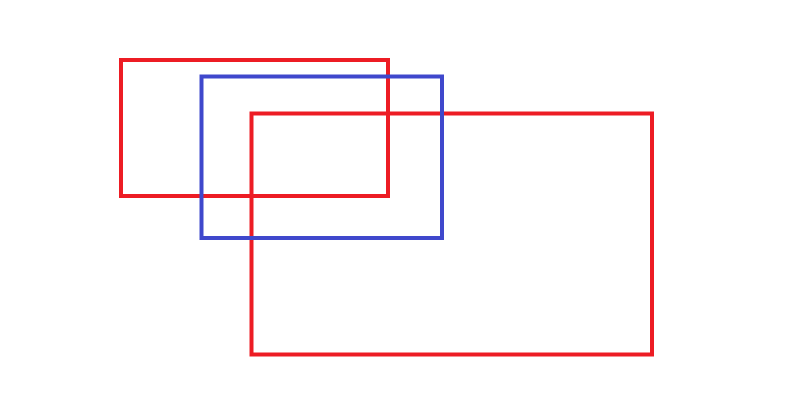
#> input picture images/alin.png, 1578 x 802 px, found by its file name (shown at 1/2 size); its folder holds only this picture in this run
$ python main.py ../../images/alin.png
#> lines starting #> are read from the running program, lines starting #| are printed output that depends on the picture; after the words box and inside, x2 and y2 are one past the last pixel; in counts of white or black regions, pixels touching at a corner belong together
### html_generator.py
def div_generator(divs):
    return "".join(f"""<div class="div{index}"></div>"""
                   for index, div in enumerate(divs))


def p_generator(paragraphs):
    return "".join(f"""<p class="p{index}"></p>"""
                   for index, p in enumerate(paragraphs))


def img_generator(images):
    return "".join(f"""<img class="img{index}" />"""
                   for index, img in enumerate(images))


def div_style_generator(divs):
    return "".join(
        f""".div{index} {{
    position: absolute;
    left: {div[0]}px;
    top: {div[1]}px;
    width: {div[2]}px;
    height: {div[3]}px;
    border: 3px solid blue;}}\n"""
        for index, div in enumerate(divs))


def p_style_generator(paragraphs):
    return "".join(
        f""".p{index} {{
    position: absolute;
    left: {p[0]}px;
    top: {p[1]}px;
    width: {p[2]}px;
    height: {p[3]}px;
    border: 3px solid green;}}\n"""
        for index, p in enumerate(paragraphs))


def img_style_generator(images):
    return "".join(
        f""".img{index} {{
    position: absolute;
    left: {img[0]}px;
    top: {img[1]}px;
    width: {img[2]}px;
    height: {img[3]}px;
    border: 3px solid red;}}\n"""
        for index, img in enumerate(images))


def generate_css_string(div_style, p_style, img_style):
    return f"""* {{
        margin: 0;
        padding: 0;
    }}

    {div_style}
    {p_style}
    {img_style}
    """


def generate_html_string(divs, paragraphs, images):
    div_tags = div_generator(divs)
    p_tags = p_generator(paragraphs)
    img_tags = img_generator(images)

    div_style = div_style_generator(divs)
    p_style = p_style_generator(paragraphs)
    img_style = img_style_generator(images)

    css = generate_css_string(div_style, p_style, img_style)

    return f"""<!DOCTYPE html>
    <html lang="en">
    <head>
        <meta charset="UTF-8">
        <meta http-equiv="X-UA-Compatible" content="IE=edge">
        <meta name="viewport" content="width=device-width, initial-scale=1.0">
        <title>Draw2HTML</title>
        <style>
            {css}
        </style>
    </head>
    <body>
        {div_tags}
        {p_tags}
        {img_tags}
    </body>
    </html>\n
    """

### backend/pythonScripts/main.py
import cv2
import numpy as np
import imutils
import os
import sys
from html_generator import *


img = cv2.imread('./images/' + sys.argv[1])
#> img is the input picture: shape (802, 1578, 3); mean B, G, R 248.8, 247.2, 252.6
hsv = cv2.cvtColor(img, cv2.COLOR_BGR2HSV)
#> hsv: shape (802, 1578, 3); mean H, S, V 5.9, 7.7, 254

# blue range
lower_blue = np.array([90, 60, 0])
upper_blue = np.array([121, 225, 255])

# green range
lower_green = np.array([36, 25, 25])
upper_green = np.array([70, 255, 255])

# red range
lower_red = np.array([170, 70, 50])
upper_red = np.array([180, 255, 255])

mask_blue = cv2.inRange(hsv, lower_blue, upper_blue)
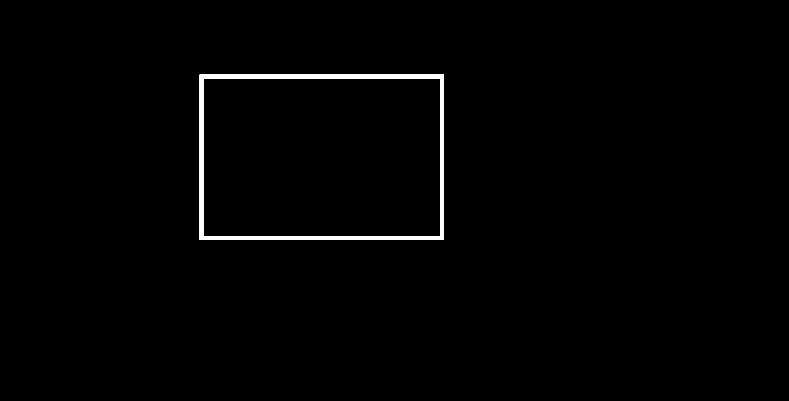
#> mask_blue: shape (802, 1578) (shown at 1/2 size); 1% white; 1 white region, box (x1, y1, x2, y2) and area: (399, 149, 888, 480) 12864
mask_green = cv2.inRange(hsv, lower_green, upper_green)
#> mask_green: shape (802, 1578); every value is 0
mask_red = cv2.inRange(hsv, lower_red, upper_red)
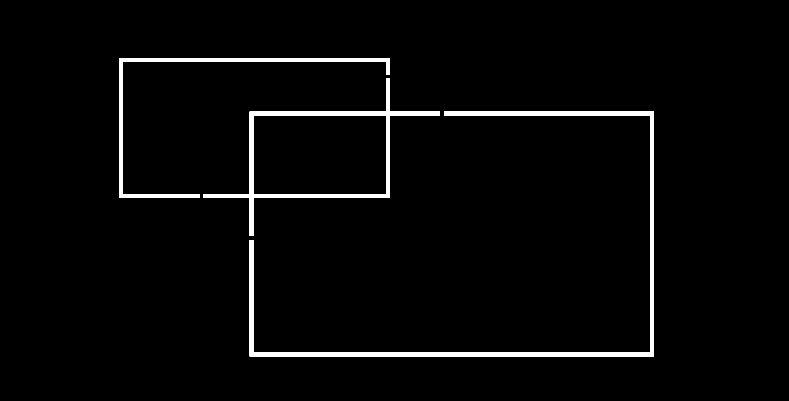
#> mask_red: shape (802, 1578) (shown at 1/2 size); 2.6% white; 3 white regions

blue_contours = cv2.findContours(
    mask_blue, cv2.RETR_EXTERNAL, cv2.CHAIN_APPROX_SIMPLE)
#> blue_contours = 1 contour; box (x1, y1, x2, y2) and area: (399, 149, 888, 480) 161040
blue_contours = imutils.grab_contours(blue_contours)
#> blue_contours = [[[399, 149], [399, 479], [887, 479], [887, 149]]]

green_contours = cv2.findContours(
    mask_green, cv2.RETR_EXTERNAL, cv2.CHAIN_APPROX_SIMPLE)
#> green_contours = 0 contours
green_contours = imutils.grab_contours(green_contours)
#> green_contours = []

red_contours = cv2.findContours(
    mask_red, cv2.RETR_EXTERNAL, cv2.CHAIN_APPROX_SIMPLE)
#> red_contours = 3 contours; box (x1, y1, x2, y2) and area: (407, 157, 880, 472) 50501, (499, 223, 1308, 713) 13490, (238, 116, 780, 396) 6938
red_contours = imutils.grab_contours(red_contours)

# empty arrays
divs = []
paragraphs = []
images = []

for cb in blue_contours:
    x, y, w, h = cv2.boundingRect(cb)
    div = [x, y, w, h]
    divs.append(div)
    cv2.rectangle(img, (x, y), (x+w, y+h), (225, 255, 0), 2)
#> this loop made 1 pass
#> (cb, x, y, w, h) on pass 1: ([[399, 149], [399, 479], [887, 479], [887, 149]], 399, 149, 489, 331)
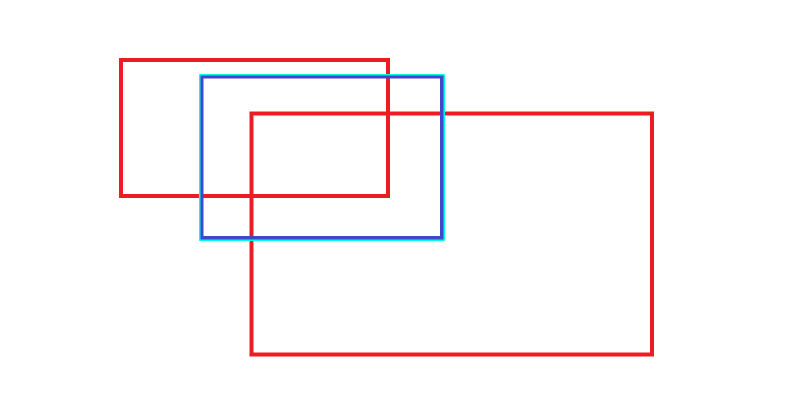
#> img: shape (802, 1578, 3) (shown at 1/2 size); 0.39% of pixels changed, all inside (x1, y1, x2, y2) = (398, 148, 890, 482)
#> after the loop, divs = [[399, 149, 489, 331]]
    # print('div: ', div)

for cg in green_contours:
    x, y, w, h = cv2.boundingRect(cg)
    paragraph = [x, y, w, h]
    paragraphs.append(paragraph)
    cv2.rectangle(img, (x, y), (x+w, y+h), (225, 225, 0), 2)
#> this loop made 0 passes
#> after the loop, paragraphs = []
    # print('paragraph: ', paragraph)

for cr in red_contours:
    x, y, w, h = cv2.boundingRect(cr)
    image = [x, y, w, h]
    images.append(image)
    cv2.rectangle(img, (x, y), (x+w, y+h), (225, 225, 0), 2)
#> this loop made 3 passes
#> (x, y, w, h) on passes 1 to 3: (499, 223, 809, 490), (407, 157, 473, 315), (238, 116, 542, 280)
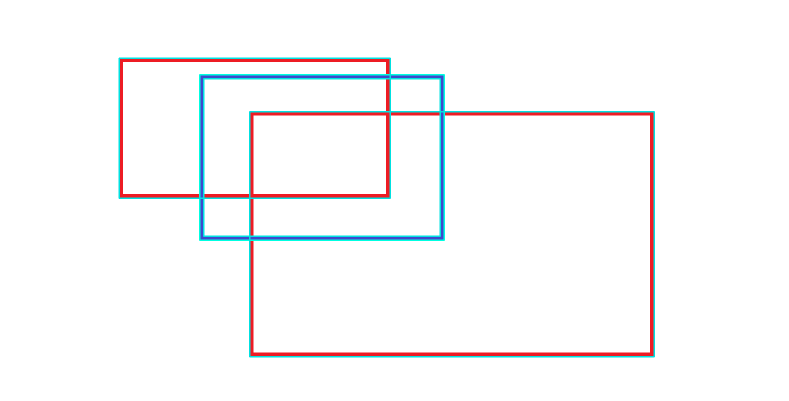
#> img: shape (802, 1578, 3) (shown at 1/2 size); 1.37% of pixels changed, all inside (x1, y1, x2, y2) = (237, 115, 1310, 715)
#> after the loop, images = [[499, 223, 809, 490], [407, 157, 473, 315], [238, 116, 542, 280]]
    # print('image: ', image)


# convert arrays into np.arrays
divs = np.array(divs)
paragraphs = np.array(paragraphs)
#> paragraphs = empty array
images = np.array(images)

# [8 lines of commented-out code are left out]


html_string = generate_html_string(divs, paragraphs, images)
#> in generate_html_string, `div_tags = div_generator(divs)`: div_tags = '<div class="div0"></div>'
#> in generate_html_string, `p_tags = p_generator(paragraphs)`: p_tags = ''

# print(html_string)

save_path = './htmlGen'
file_name = 'index.html'
complete_name = os.path.join(save_path, file_name)

with open(complete_name, "w") as html_file:
    html_file.write(html_string)

# cv2.imshow("test", img)
# cv2.waitKey(0)

$ run again, on images/test.jpg
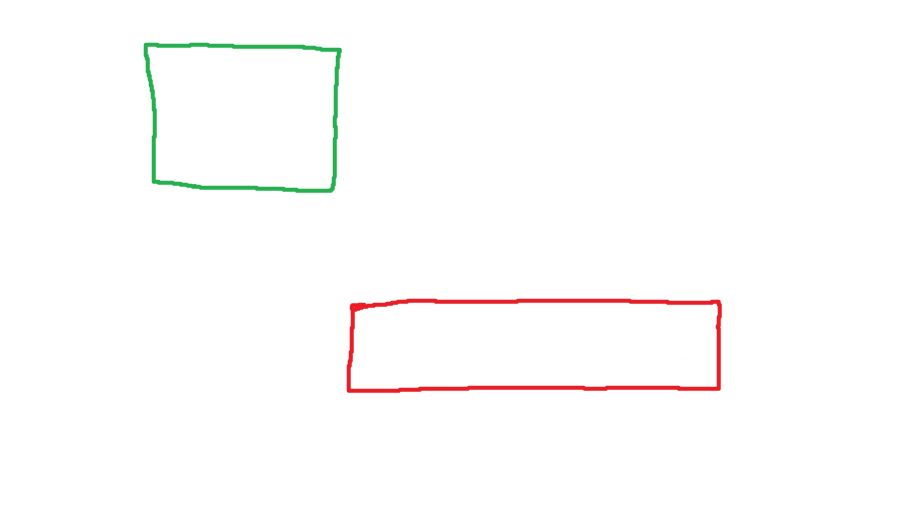
#> input picture images/test.jpg, 1842 x 1044 px, found by its file name (shown at 1/2 size)
#> img is the input picture: shape (1044, 1842, 3); mean B, G, R 252.3, 252.8, 253.6
#> hsv: shape (1044, 1842, 3); mean H, S, V 3.6, 2.8, 254.3
#> mask_blue: shape (1044, 1842); every value is 0
#> `mask_green = cv2.inRange(hsv, lower_green, upper_green)`:
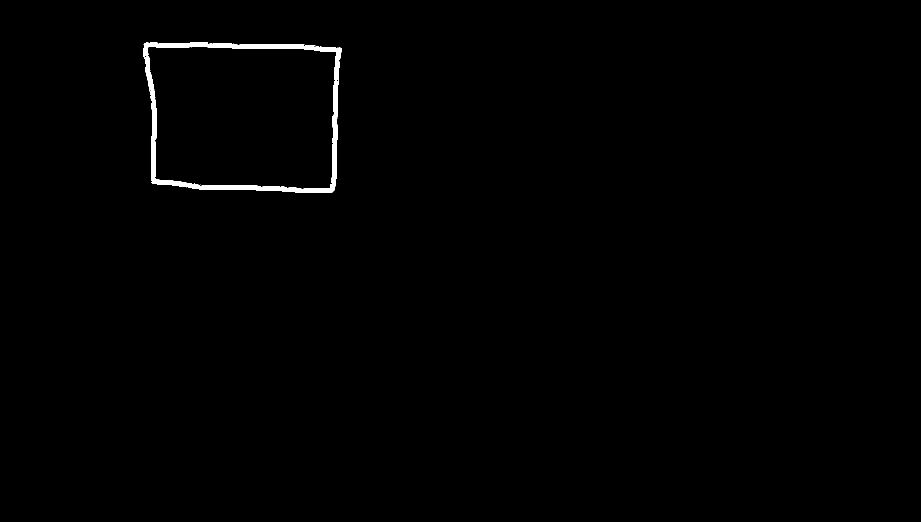
#> mask_green: shape (1044, 1842) (shown at 1/2 size); 0.61% white; 2 white regions (1 under 20 px), largest, box (x1, y1, x2, y2) and area: (287, 85, 684, 386) 11756
#> mask_red: shape (1044, 1842); 0.84% white; 1 white region
#> `blue_contours = cv2.findContours( mask_blue, cv2.RETR_EXTERNAL, cv2.CH..`: blue_contours = 0 contours
#> `blue_contours = imutils.grab_contours(blue_contours)`: blue_contours = []
#> green_contours = 1 contour; box (x1, y1, x2, y2) and area: (287, 85, 684, 386) 108907
#> red_contours = 1 contour; box (x1, y1, x2, y2) and area: (693, 597, 1444, 786) 134837
#> after the loop `for cb in blue_contours:`: divs = []
#> the loop `for cg in green_contours:` made 1 pass
#> (x, y, w, h) on pass 1: (287, 85, 397, 301)
#> after the loop `for cg in green_contours:`: paragraphs = [[287, 85, 397, 301]]
#> the loop `for cr in red_contours:` made 1 pass
#> (x, y, w, h) on pass 1: (693, 597, 751, 189)
#> after the loop `for cr in red_contours:`:
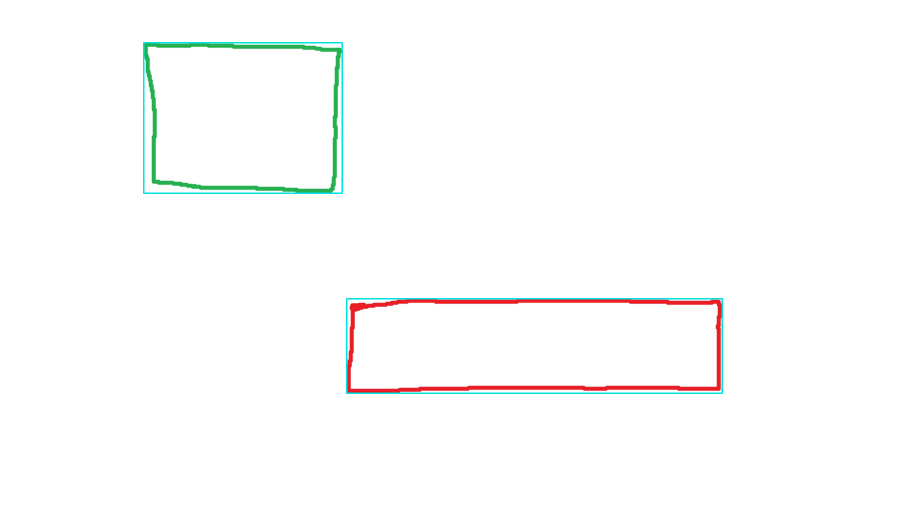
#> img: shape (1044, 1842, 3) (shown at 1/2 size); mean B, G, R 252.2, 252.7, 252.3
#> after the loop `for cr in red_contours:`: images = [[693, 597, 751, 189]]
#> `divs = np.array(divs)`: divs = empty array
#> div_tags = ''
#> p_tags = '<p class="p0"></p>'
#> img_tags = '<img class="img0" />'
#> div_style = ''

$ run again, on images/test2.jpg
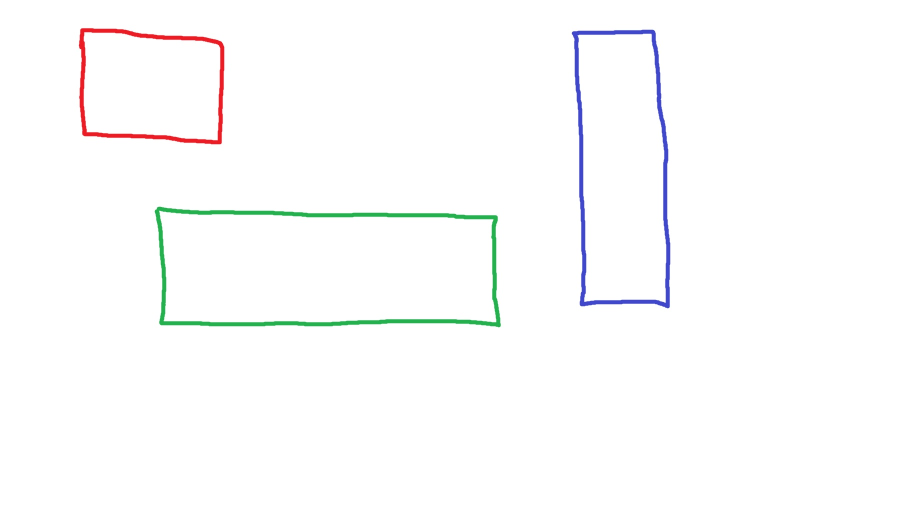
#> input picture images/test2.jpg, 1842 x 1044 px, found by its file name (shown at 1/2 size)
#> img is the input picture: shape (1044, 1842, 3); mean B, G, R 252.4, 252.3, 252.1
#> hsv: shape (1044, 1842, 3); mean H, S, V 4.6, 3.5, 253.9
#> `mask_blue = cv2.inRange(hsv, lower_blue, upper_blue)`:
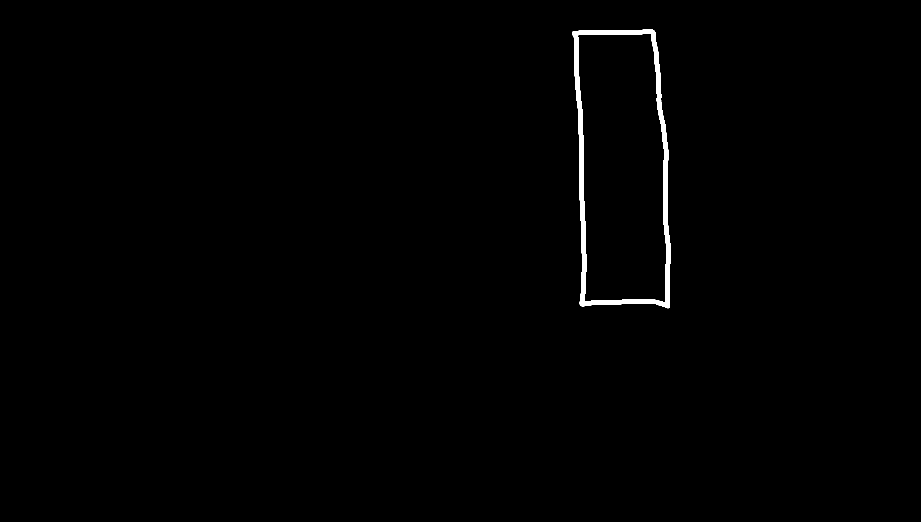
#> mask_blue: shape (1044, 1842) (shown at 1/2 size); 0.67% white; 1 white region, box (x1, y1, x2, y2) and area: (1144, 59, 1341, 617) 12801
#> mask_green: shape (1044, 1842); 0.84% white; 1 white region, box (x1, y1, x2, y2) and area: (309, 413, 1002, 655) 16203
#> mask_red: shape (1044, 1842); 0.43% white; 1 white region
#> blue_contours = 1 contour; box (x1, y1, x2, y2) and area: (1144, 59, 1341, 617) 94964
#> green_contours = 1 contour; box (x1, y1, x2, y2) and area: (309, 413, 1002, 655) 152052
#> red_contours = 1 contour; box (x1, y1, x2, y2) and area: (158, 56, 449, 289) 60398
#> the loop `for cb in blue_contours:` made 1 pass
#> (x, y, w, h) on pass 1: (1144, 59, 197, 558)
#> after the loop `for cb in blue_contours:`: divs = [[1144, 59, 197, 558]]
#> the loop `for cg in green_contours:` made 1 pass
#> (x, y, w, h) on pass 1: (309, 413, 693, 242)
#> after the loop `for cg in green_contours:`: paragraphs = [[309, 413, 693, 242]]
#> the loop `for cr in red_contours:` made 1 pass
#> (x, y, w, h) on pass 1: (158, 56, 291, 233)
#> after the loop `for cr in red_contours:`:
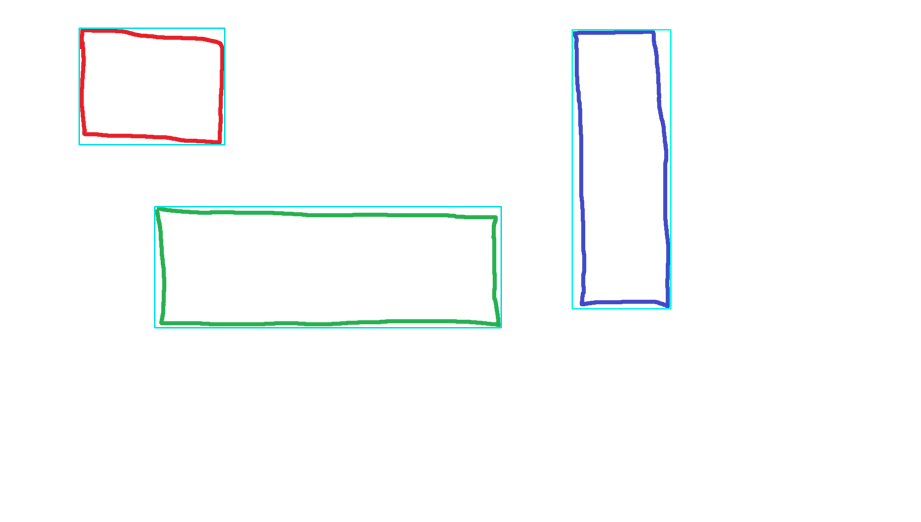
#> img: shape (1044, 1842, 3) (shown at 1/2 size); mean B, G, R 252.2, 252.2, 250.3
#> after the loop `for cr in red_contours:`: images = [[158, 56, 291, 233]]
#> div_tags = '<div class="div0"></div>'
#> p_tags = '<p class="p0"></p>'
#> img_tags = '<img class="img0" />'

$ run again, on images/test3.jpg
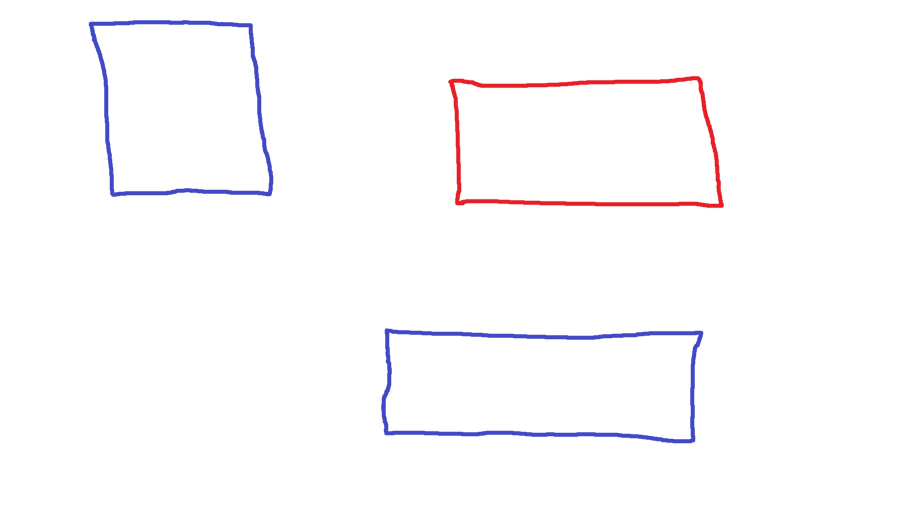
#> input picture images/test3.jpg, 1842 x 1044 px, found by its file name (shown at 1/2 size)
#> img is the input picture: shape (1044, 1842, 3); mean B, G, R 252.8, 251.2, 252.4
#> hsv: shape (1044, 1842, 3); mean H, S, V 5.6, 3.6, 254.1
#> `mask_blue = cv2.inRange(hsv, lower_blue, upper_blue)`:
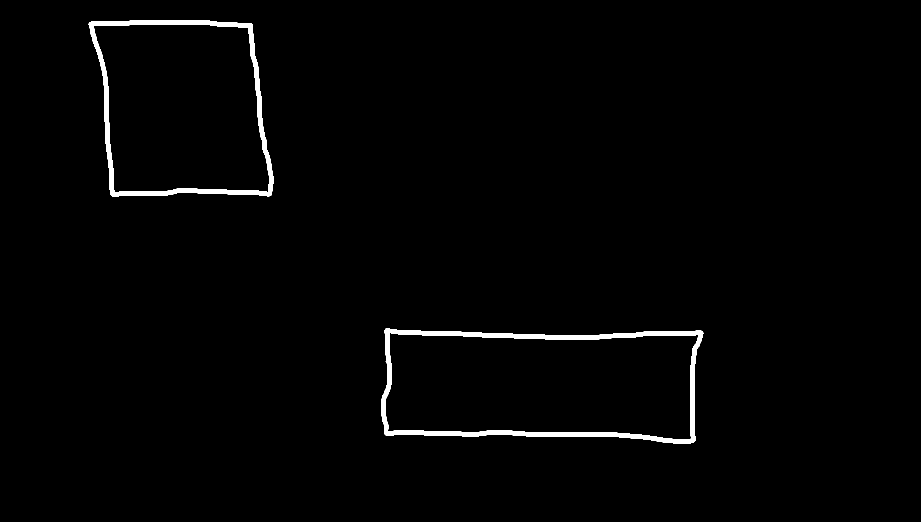
#> mask_blue: shape (1044, 1842) (shown at 1/2 size); 1.4% white; 2 white regions, box (x1, y1, x2, y2) and area: (762, 657, 1407, 887) 15002, (177, 40, 547, 394) 11860
#> mask_green: shape (1044, 1842); every value is 0
#> mask_red: shape (1044, 1842); 0.69% white; 1 white region
#> blue_contours = 2 contours; box (x1, y1, x2, y2) and area: (762, 657, 1407, 887) 129557, (177, 40, 547, 394) 110480
#> `green_contours = cv2.findContours( mask_green, cv2.RETR_EXTERNAL, cv2...`: green_contours = 0 contours
#> `green_contours = imutils.grab_contours(green_contours)`: green_contours = []
#> red_contours = 1 contour; box (x1, y1, x2, y2) and area: (896, 152, 1448, 416) 128750
#> the loop `for cb in blue_contours:` made 2 passes
#> (x, y, w, h) on passes 1 to 2: (762, 657, 645, 230), (177, 40, 370, 354)
#> after the loop `for cb in blue_contours:`: divs = [[762, 657, 645, 230], [177, 40, 370, 354]]
#> after the loop `for cg in green_contours:`: paragraphs = []
#> the loop `for cr in red_contours:` made 1 pass
#> (x, y, w, h) on pass 1: (896, 152, 552, 264)
#> after the loop `for cr in red_contours:`:
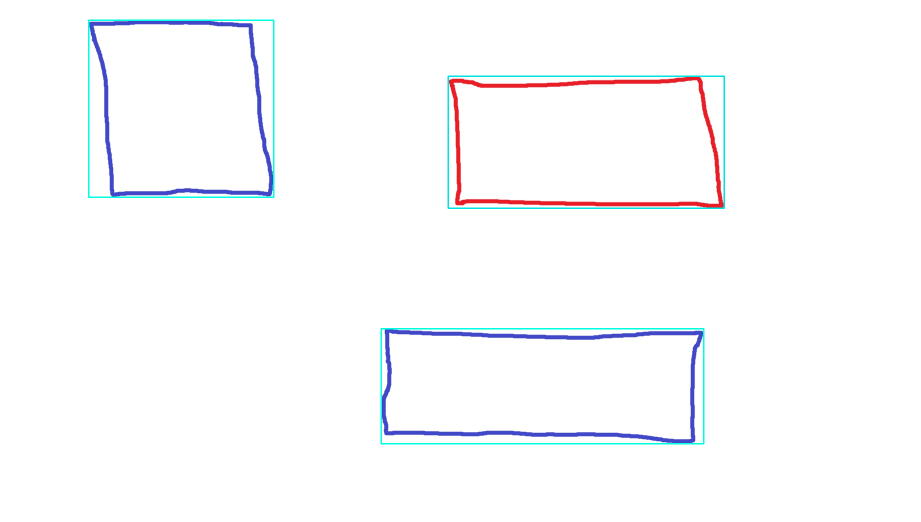
#> img: shape (1044, 1842, 3) (shown at 1/2 size); mean B, G, R 252.6, 251.1, 250.5
#> after the loop `for cr in red_contours:`: images = [[896, 152, 552, 264]]
#> `paragraphs = np.array(paragraphs)`: paragraphs = empty array
#> p_tags = ''
#> img_tags = '<img class="img0" />'
#> p_style = ''
